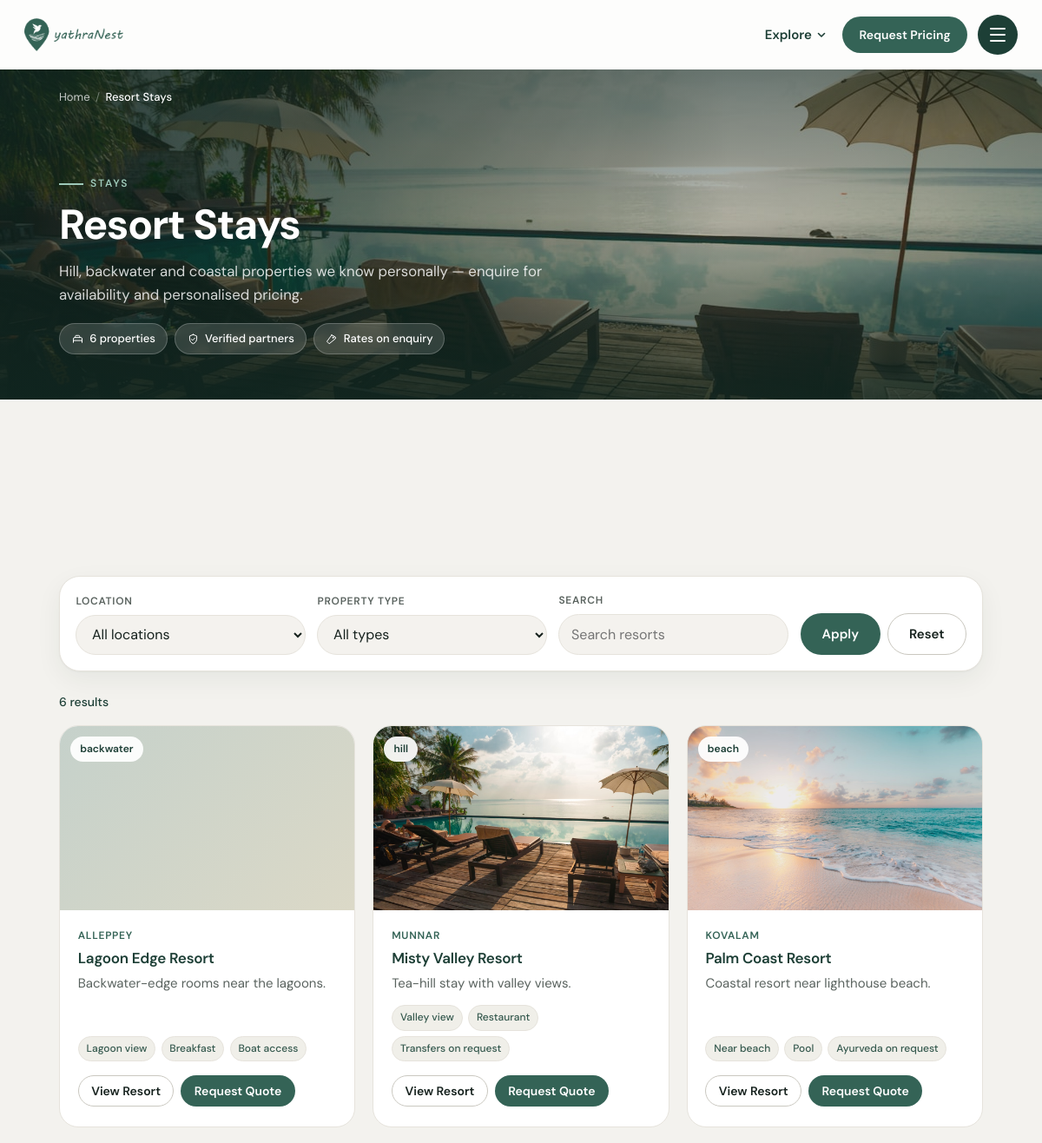
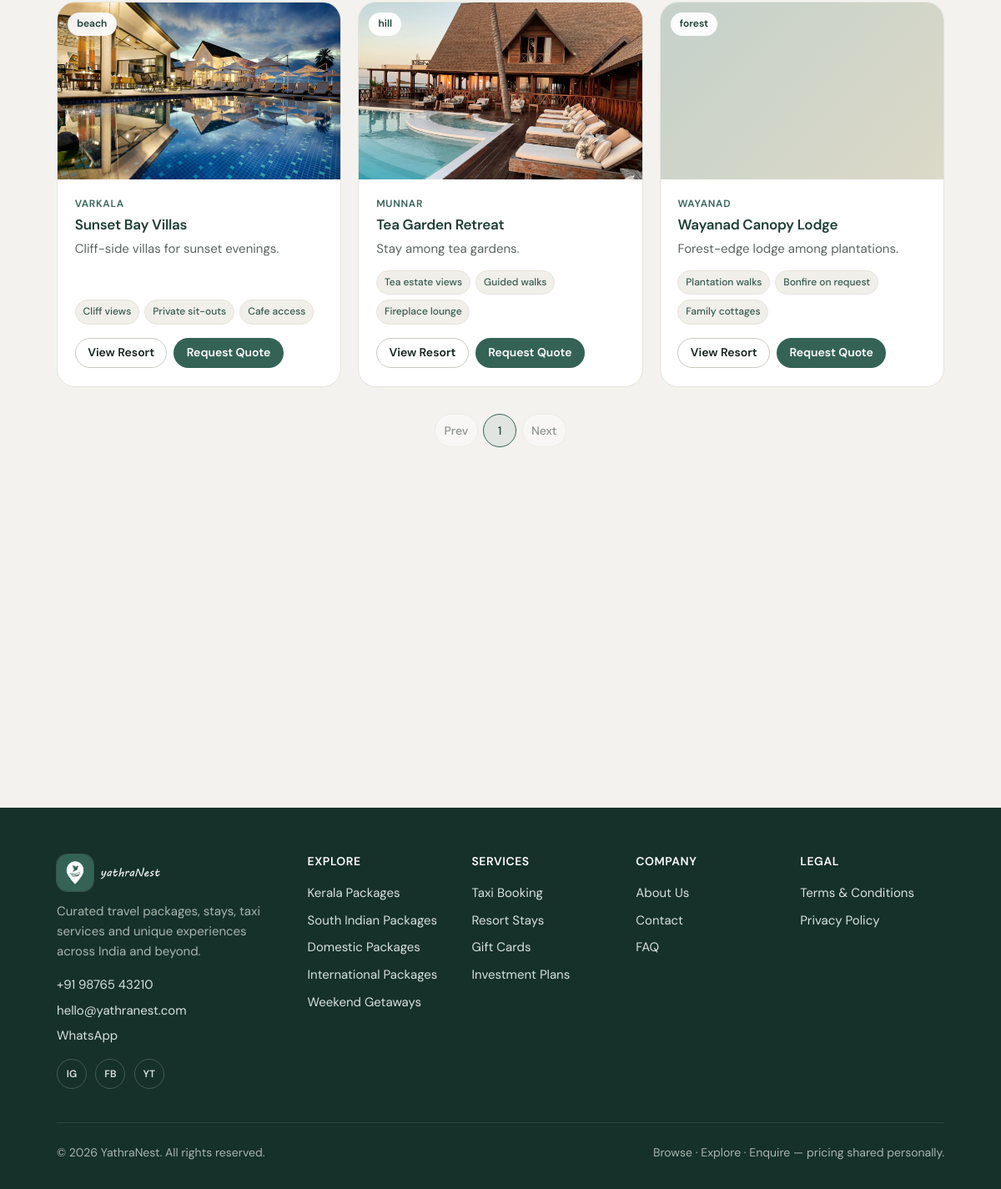
The app's page /pages/resort-booking.php with its own data (2 pictures, top to bottom).
### tables this page shows
CREATE TABLE IF NOT EXISTS resorts (
  id INT UNSIGNED AUTO_INCREMENT PRIMARY KEY,
  slug VARCHAR(120) NOT NULL UNIQUE,
  title VARCHAR(255) NOT NULL,
  location VARCHAR(190) NOT NULL DEFAULT '',
  category VARCHAR(80) NOT NULL DEFAULT '',
  summary TEXT NULL,
  body TEXT NULL,
  image VARCHAR(255) NOT NULL DEFAULT '',
  gallery_json JSON NULL,
  amenities_json JSON NULL,
  is_published TINYINT(1) NOT NULL DEFAULT 1,
  sort_order INT NOT NULL DEFAULT 0,
  created_at TIMESTAMP DEFAULT CURRENT_TIMESTAMP,
  updated_at TIMESTAMP DEFAULT CURRENT_TIMESTAMP ON UPDATE CURRENT_TIMESTAMP
);

### includes/models.php (called while the page is built, shortened)
<?php
function map_catalog_row(array $row, array $jsonFields = ['gallery', 'amenities', 'features']): array
{
    foreach ($jsonFields as $field) {
        $col = $field . '_json';
        if (array_key_exists($col, $row)) {
            $row[$field] = json_decode_array($row[$col]);
        }
    }
    return $row;
}
function catalog_list(string $table, bool $publishedOnly = true): array
{
    $allowed = ['resorts', 'getaways', 'gift_cards', 'investment_plans'];
    $sql = "SELECT * FROM {$table}";
    if ($publishedOnly) {
        $sql .= ' WHERE is_published = 1';
    }
    $sql .= ' ORDER BY sort_order ASC, title ASC';
    $rows = db()->query($sql)->fetchAll();
    $json = $table === 'resorts' ? ['gallery', 'amenities'] : ['features'];
    return array_map(static fn($r) => map_catalog_row($r, $json), $rows);
}

### includes/db.php (called while the page is built, shortened)
<?php
function db(): PDO
{
    static $pdo = null;
    if ($pdo instanceof PDO) {
        return $pdo;
    }
    $host = config('db.host', '127.0.0.1');
    $port = (int) config('db.port', 3306);
    $name = config('db.name', 'yathranest');
    $user = config('db.user', 'root');
    $pass = config('db.pass', '');
    $charset = config('db.charset', 'utf8mb4');
    $timeout = (int) config('db.timeout', 5);
    $dsn = "mysql:host={$host};port={$port};dbname={$name};charset={$charset}";
    try {
        $pdo = new PDO($dsn, $user, $pass, [
            PDO::ATTR_ERRMODE => PDO::ERRMODE_EXCEPTION,
            PDO::ATTR_DEFAULT_FETCH_MODE => PDO::FETCH_ASSOC,
            PDO::ATTR_EMULATE_PREPARES => false,
            PDO::ATTR_TIMEOUT => $timeout > 0 ? $timeout : 5,
        ]);
    } catch (PDOException $e) {
        $failure = $e;
        throw $e;
    }
    return $pdo;
}

### includes/helpers.php (called while the page is built, shortened)
<?php
function e(?string $value): string
{
    return htmlspecialchars((string) $value, ENT_QUOTES | ENT_SUBSTITUTE, 'UTF-8');
}
function media_path(string $path, string $fallback = 'beach.jpg', string $prefix = 'assets/images/'): string
{
    $path = trim($path);
    $path = ltrim($path, '/');
    if (strpos($path, 'uploads/') === 0 || strpos($path, 'assets/') === 0) {
        return $path;
    }
    return rtrim($prefix, '/') . '/' . $path;
}
function media_src(string $path, string $assetDepth = '', string $fallback = 'beach.jpg', string $prefix = 'assets/images/'): string
{
    $resolved = media_path($path, $fallback, $prefix);
    return $assetDepth . $resolved;
}
function json_decode_array($value): array
{
    $decoded = json_decode((string) $value, true);
    return is_array($decoded) ? $decoded : [];
}
function slugify(string $text): string
{
    $text = strtolower(trim($text));
    $text = preg_replace('/[^a-z0-9]+/', '-', $text) ?? '';
    return trim($text, '-') ?: 'item';
}

### pages/resort-booking.php (the view, shortened to what this page needs)
<?php
$resorts = [];
try {
    $resorts = catalog_list('resorts');
} catch (Throwable $e) {
}
require dirname(__DIR__) . '/includes/layout-header.php';
?>
<main id="main">
  <section class="page-head page-head--media">
    <div class="page-head__media" aria-hidden="true">
      <img src="../assets/images/resort.jpg" alt="" width="1600" height="900" />
    </div>
    <div class="container page-head__inner">
      <?= yn_crumbs(['Home' => '../index.php', 'Resort Stays' => null], true) ?>
      <div class="page-head__body">
        <p class="page-head__eyebrow">Stays</p>
        <h1>Resort Stays</h1>
        <p class="page-head__lead">Hill, backwater and coastal properties we know personally — enquire for availability and personalised pricing.</p>
        <div class="page-head__chips">
          <?= yn_chip('bed', count($resorts) . ' propert' . (count($resorts) === 1 ? 'y' : 'ies')) ?>
          <?= yn_chip('shield', 'Verified partners') ?>
          <?= yn_chip('tag', 'Rates on enquiry') ?>
        </div>
      </div>
    </div>
  </section>
  <section class="section">
    <div class="container" data-filter-root>
      <?php if (!$resorts): ?>
        <div class="empty-state">
          <div class="empty-state__icon"><?= yn_icon('bed') ?></div>
          <h2>Stays are being updated</h2>
          <p>Tell us the destination and dates you have in mind and we'll share options that fit.</p>
          <div class="btn-group" style="justify-content:center">
            <a class="btn btn--primary" href="#enquiry" data-open-modal="enquiry-modal">Request a stay</a>
          </div>
        </div>
      <?php else: ?>
        <form class="filter-bar" data-filter-form>
          <div class="filter-bar__row">
            <div class="form-group">
              <label for="f-location">Location</label>
              <select class="form-control" id="f-location" data-filter="destination">
                <option value="all">All locations</option>
              </select>
            </div>
            <div class="form-group">
              <label for="f-category">Property type</label>
              <select class="form-control" id="f-category" data-filter="type">
                <option value="all">All types</option>
              </select>
            </div>
            <div class="form-group">
              <label for="f-search">Search</label>
              <input class="form-control" id="f-search" type="search" placeholder="Search resorts" data-search />
            </div>
            <div class="filter-actions">
              <button class="btn btn--primary" type="submit">Apply</button>
              <button class="btn btn--secondary" type="button" data-filter-reset>Reset</button>
            </div>
          </div>
        </form>
        <div class="results-meta"><span data-filter-count></span></div>
        <div class="resort-grid" data-filter-list data-per-page="6">
          <?php foreach ($resorts as $r):
            $img = media_src((string) ($r['image'] ?? ''), '../', 'resort.jpg');
            $href = 'resort-details.php?resort=' . rawurlencode($r['slug']);
            ?>
            <article class="card" data-filter-item data-name="<?= e($r['title']) ?>" data-destination="<?= e(slugify($r['location'])) ?>" data-type="<?= e(strtolower((string) $r['category'])) ?>">
              <div class="card__media">
                <img src="<?= e($img) ?>" alt="<?= e($r['title']) ?>" loading="lazy" />
                <?php if (!empty($r['category'])): ?>
                  <span class="card__badge"><?= e($r['category']) ?></span>
                <?php endif; ?>
              </div>
              <div class="card__body">
                <p class="card__meta"><?= e($r['location']) ?></p>
                <h3 class="card__title"><a href="<?= e($href) ?>"><?= e($r['title']) ?></a></h3>
                <p class="card__text"><?= e($r['summary']) ?></p>
                <?php if (!empty($r['amenities'])): ?>
                  <ul class="highlight-list">
                    <?php foreach (array_slice($r['amenities'], 0, 3) as $a): ?><li><?= e($a) ?></li><?php endforeach; ?>
                  </ul>
                <?php endif; ?>
                <div class="card__actions">
                  <a class="btn btn--secondary btn--sm" href="<?= e($href) ?>">View Resort</a>
                  <a class="btn btn--primary btn--sm" href="#enquiry" data-open-modal="enquiry-modal" data-package-title="<?= e($r['title']) ?>">Request Quote</a>
                </div>
              </div>
            </article>
          <?php endforeach; ?>
        </div>
        <div class="pagination" data-pagination></div>
      <?php endif; ?>
    </div>
  </section>
</main>
<?php require dirname(__DIR__) . '/includes/layout-footer.php'; ?>

### records on screen
resorts: category "backwater", location "ALLEPPEY", title "Lagoon Edge Resort", summary "Backwater-edge rooms near the lagoons.", a "Lagoon view", a "Breakfast", a "Boat access"
resorts: image (picture), category "hill", location "MUNNAR", title "Misty Valley Resort", summary "Tea-hill stay with valley views.", a "Valley view", a "Restaurant", a "Transfers on request"
resorts: image (picture), category "beach", location "KOVALAM", title "Palm Coast Resort", summary "Coastal resort near lighthouse beach.", a "Near beach", a "Pool", a "Ayurveda on request"
resorts: image (picture), category "beach", location "VARKALA", title "Sunset Bay Villas", summary "Cliff-side villas for sunset evenings.", a "Cliff views", a "Private sit-outs", a "Cafe access"
resorts: image (picture), category "hill", location "MUNNAR", title "Tea Garden Retreat", summary "Stay among tea gardens.", a "Tea estate views", a "Guided walks", a "Fireplace lounge"
resorts: category "forest", location "WAYANAD", title "Wayanad Canopy Lodge", summary "Forest-edge lodge among plantations.", a "Plantation walks", a "Bonfire on request", a "Family cottages"

### other values on screen
$label "Home"
$label "Resort Stays"
$text "6 properties Verified partners Rates on enquiry"
$phone "+91 98765 43210"
$email "hello@yathranest.com"
